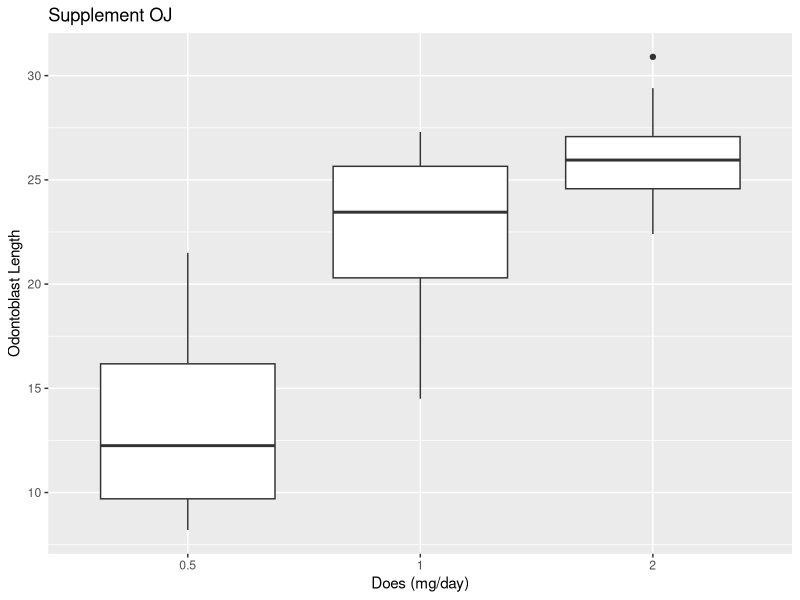
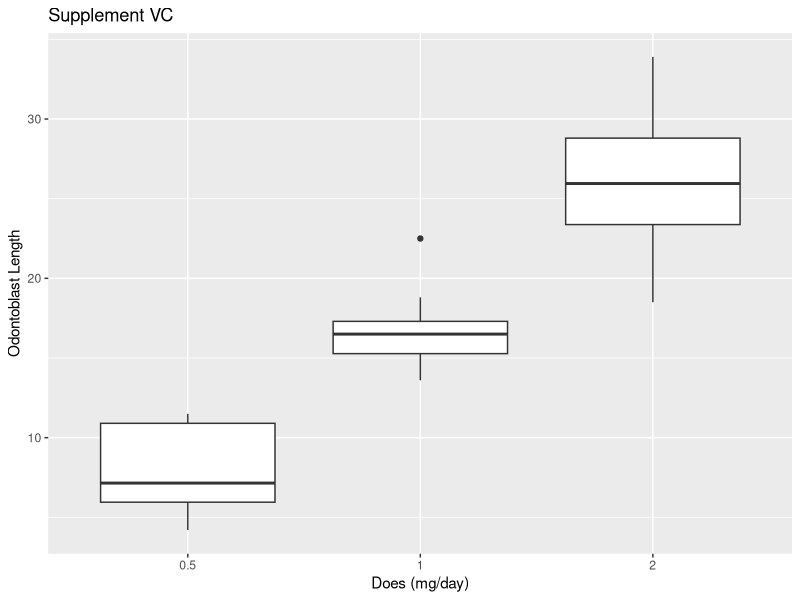
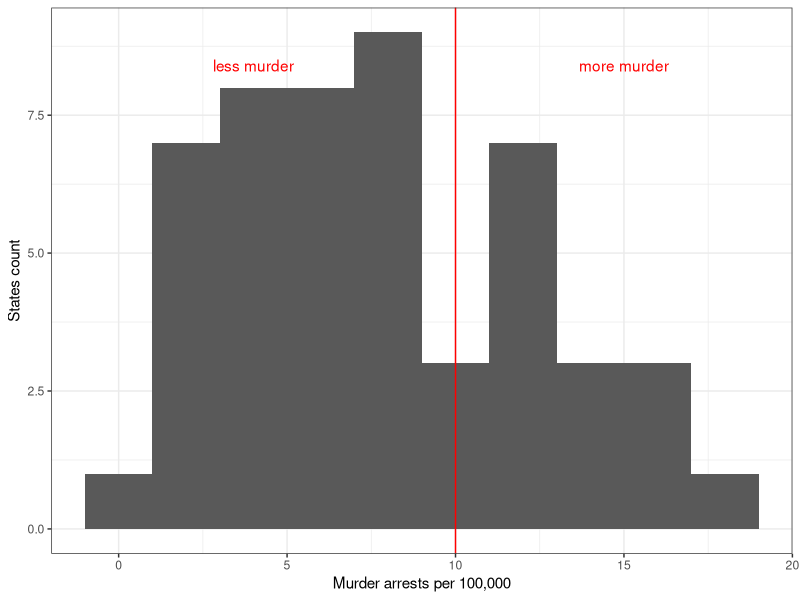
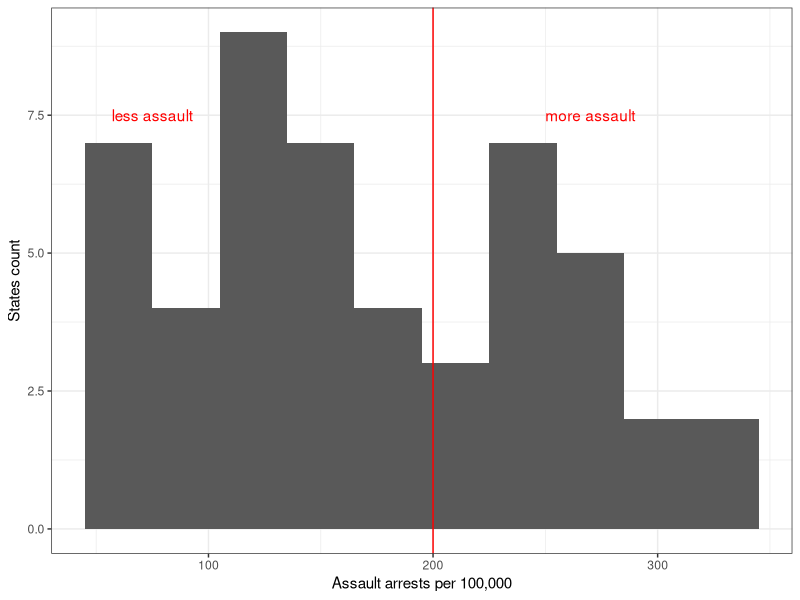
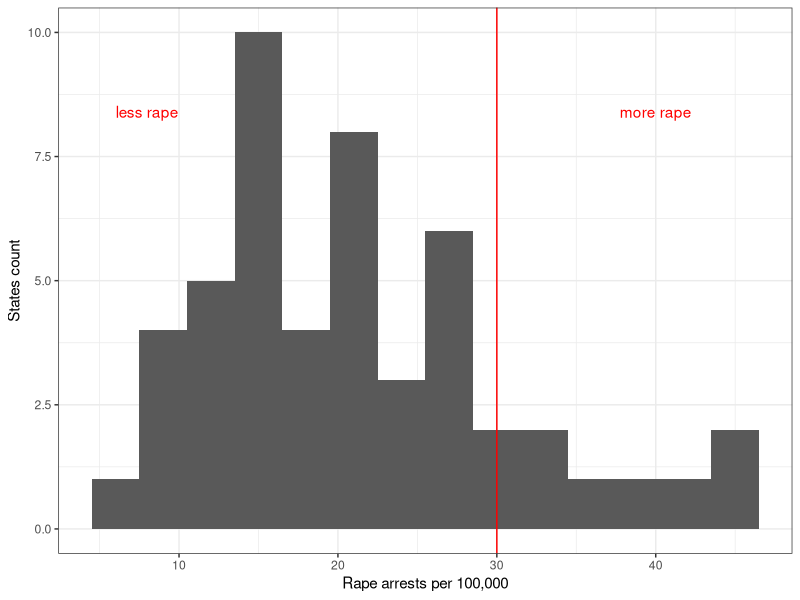
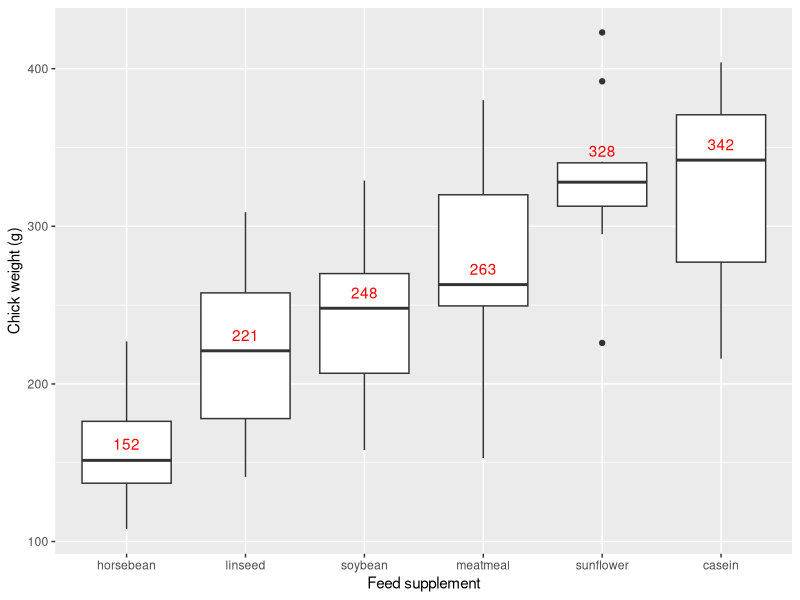
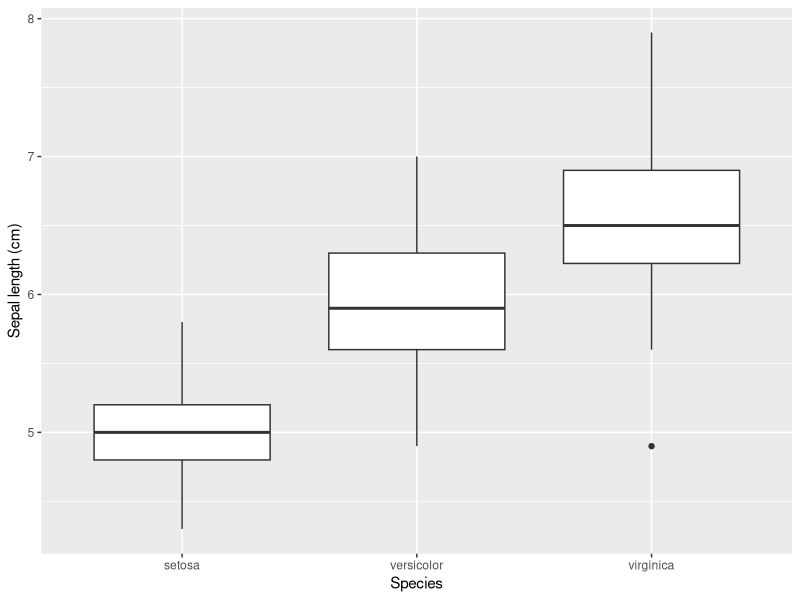
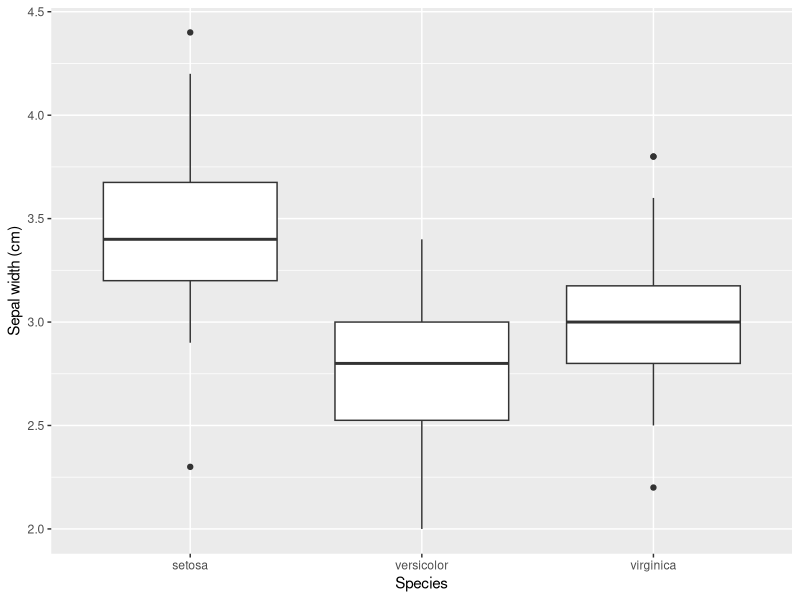

Write R code to recreate these figures, in order.
## ---- chunk 1
library(tidyverse)

data(ToothGrowth)
tooth <- as_tibble(ToothGrowth)

# graph #
tooth %>%
  filter(supp=='OJ') %>%
  ggplot() +
    geom_boxplot(mapping = aes(x=as.factor(dose), y=len)) +
    ggtitle('Supplement OJ') +
    xlab('Does (mg/day)') +
    ylab('Odontoblast Length')

tooth %>%
  filter(supp=='VC') %>%
  ggplot() +
    geom_boxplot(mapping = aes(x=as.factor(dose), y=len)) +
    ggtitle('Supplement VC') +
    xlab('Does (mg/day)') +
    ylab('Odontoblast Length')

# summary #
 (conclude <- tooth %>%
  group_by(supp,dose) %>%
  mutate(med=median(len), rang=max(len)-min(len)) %>%
  distinct(med, rang))
## ---- chunk 2
data(USArrests)
arrest <- as_tibble(USArrests)

# graph & summary #
arrest %>%
  ggplot() +
    geom_histogram(mapping = aes(x=Murder), binwidth = 2) +
    geom_vline(xintercept = 10, color='red') +
    annotate('text', label='less murder', x=4, y=8.4, color='red') +
    annotate('text', label='more murder', x=15, y=8.4, color='red') +
    xlab('Murder arrests per 100,000') +
    ylab('States count')+
    theme_bw()

m.less <- arrest %>% 
  filter(Murder <= 10) %>%  mutate(mean.less=mean(Murder)) %>% select(mean.less) %>% unique()
m.more <- arrest %>% 
  filter(Murder > 10) %>%  mutate(mean.more=mean(Murder)) %>% select(mean.more) %>% unique()

less.m <- arrest %>% filter(Murder <= 10) %>% mutate(mean.upop=mean(UrbanPop)) %>% select(mean.upop) %>% unique()
more.m <- arrest %>% filter(Murder > 10) %>% mutate(mean.upop=mean(UrbanPop)) %>% select(mean.upop) %>% unique()

arrest %>%
  ggplot() +
    geom_histogram(mapping = aes(x=Assault), binwidth = 30) +
    geom_vline(xintercept = 200, color='red') +
    annotate('text', label='less assault', x=75, y=7.5, color='red') +
    annotate('text', label='more assault', x=270, y=7.5, color='red') +
    xlab('Assault arrests per 100,000') +
    ylab('States count')+
    theme_bw()

a.less <- arrest %>% 
  filter(Assault <= 200) %>%  mutate(mean.less=mean(Assault)) %>% select(mean.less) %>% unique()
a.more <- arrest %>% 
  filter(Assault > 200) %>%  mutate(mean.more=mean(Assault)) %>% select(mean.more) %>% unique()

less.a <- arrest %>% filter(Assault <= 200) %>% mutate(mean.upop=mean(UrbanPop)) %>% select(mean.upop) %>% unique()
more.a <- arrest %>% filter(Assault > 200) %>% mutate(mean.upop=mean(UrbanPop)) %>% select(mean.upop) %>% unique()

arrest %>%
  ggplot() +
    geom_histogram(mapping = aes(x=Rape), binwidth = 3) +
    geom_vline(xintercept = 30, color='red') +
    annotate('text', label='less rape', x=8, y=8.4, color='red') +
    annotate('text', label='more rape', x=40, y=8.4, color='red') +
    xlab('Rape arrests per 100,000') +
    ylab('States count')+
    theme_bw()

r.less <- arrest %>% 
  filter(Rape <= 30) %>%  mutate(mean.less=mean(Rape)) %>% select(mean.less) %>% unique()
r.more <- arrest %>% 
  filter(Rape > 30) %>%  mutate(mean.more=mean(Rape)) %>% select(mean.more) %>% unique()

less.r <- arrest %>% filter(Rape <= 30) %>% mutate(mean.upop=mean(UrbanPop)) %>% select(mean.upop) %>% unique()
more.r <- arrest %>% filter(Rape > 30) %>% mutate(mean.upop=mean(UrbanPop)) %>% select(mean.upop) %>% unique()
## ---- chunk 3
data(chickwts)
chick <- as_tibble(chickwts)

# graph #
chick %>%
  ggplot() +
    geom_boxplot(mapping = aes(x=reorder(feed,weight,FUN=median), y=weight)) +
    xlab('Feed supplement') +
    ylab('Chick weight (g)') +
    annotate('text', label='152', x=1, y=162, color='red') +
    annotate('text', label='221', x=2, y=231, color='red') +
    annotate('text', label='248', x=3, y=258, color='red') +
    annotate('text', label='263', x=4, y=273, color='red') +
    annotate('text', label='328', x=5, y=348, color='red') +
    annotate('text', label='342', x=6, y=352, color='red')

# summary #
med <- chick %>% 
  group_by(feed) %>%
  mutate(med=median(weight)) %>% select(feed,med) %>% unique()
## ---- chunk 4
data(iris)
iris <- as_tibble(iris)

# graph #
iris %>%
  ggplot() +
    geom_boxplot(mapping = aes(x=Species, y=Sepal.Length)) +
    ylab('Sepal length (cm)')

iris %>%
  ggplot() +
    geom_boxplot(mapping = aes(x=Species, y=Sepal.Width)) +
    ylab('Sepal width (cm)')

iris %>%
  ggplot() +
    geom_boxplot(mapping = aes(x=Species, y=Petal.Length)) +
    ylab('Petal length (cm)')

iris %>%
  ggplot() +
    geom_boxplot(mapping = aes(x=Species, y=Petal.Width)) +
    ylab('Petal width (cm)')

pairs(iris[1:4])

# summary #
(iris.med <- iris %>% 
  group_by(Species) %>% 
  mutate(med.sl=median(Sepal.Length), med.sw=median(Sepal.Width), med.pl=median(Petal.Length), med.pw=median(Petal.Width)) %>% 
  select(Species, med.sl, med.sw, med.pl, med.pw) %>% unique())
